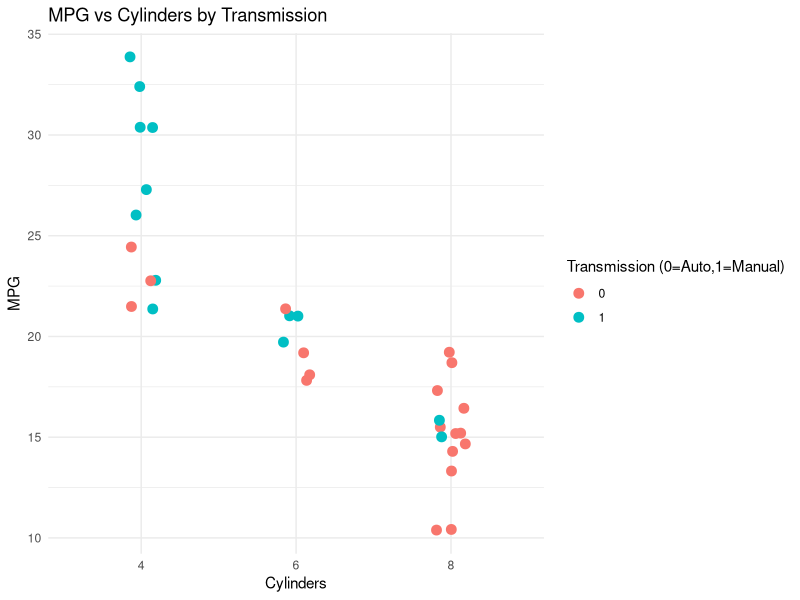

Source code (R):
#load packages
library(ggplot2)

#create visual for mtcars
ggplot(mtcars, aes(x = factor(cyl), y = mpg, color = factor(am))) +
  geom_jitter(width = 0.1, size = 3) +
  labs(
    title = "MPG vs Cylinders by Transmission",
    x = "Cylinders",
    y = "MPG",
    color = "Transmission (0=Auto,1=Manual)"
  ) +
  theme_minimal()

